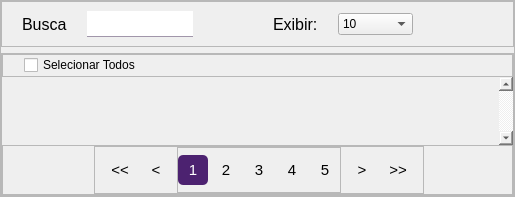
           <widget class="QFrame" name="frame_9">
            <property name="frameShape">
             <enum>QFrame::StyledPanel</enum>
            </property>
            <property name="frameShadow">
             <enum>QFrame::Raised</enum>
            </property>
            <layout class="QVBoxLayout" name="verticalLayout_5">
             <property name="leftMargin">
              <number>0</number>
             </property>
             <property name="topMargin">
              <number>0</number>
             </property>
             <property name="rightMargin">
              <number>0</number>
             </property>
             <property name="bottomMargin">
              <number>0</number>
             </property>
             <item>
              <widget class="QFrame" name="frame_10">
               <property name="maximumSize">
                <size>
                 <width>16777215</width>
                 <height>50</height>
                </size>
               </property>
               <property name="frameShape">
                <enum>QFrame::StyledPanel</enum>
               </property>
               <property name="frameShadow">
                <enum>QFrame::Raised</enum>
               </property>
               <layout class="QHBoxLayout" name="horizontalLayout_4">
                <property name="spacing">
                 <number>20</number>
                </property>
                <property name="leftMargin">
                 <number>20</number>
                </property>
                <property name="rightMargin">
                 <number>100</number>
                </property>
                <item>
                 <widget class="QLabel" name="lb_busca">
                  <property name="font">
                   <font>
                    <family>Arial</family>
                    <pointsize>12</pointsize>
                   </font>
                  </property>
                  <property name="text">
                   <string>Busca</string>
                  </property>
                 </widget>
                </item>
                <item>
                 <widget class="QLineEdit" name="input_busca">
                  <property name="sizePolicy">
                   <sizepolicy hsizetype="Expanding" vsizetype="Expanding">
                    <horstretch>0</horstretch>
                    <verstretch>0</verstretch>
                   </sizepolicy>
                  </property>
                  <property name="styleSheet">
                   <string notr="true">QLineEdit {
	border: none;
	border-bottom: 1px solid rgb(161, 150, 170)
}

QLineEdit:focus {
	border-bottom: 2px solid rgb(161, 150, 170)
}</string>
                  </property>
                 </widget>
                </item>
                <item>
                 <widget class="QPushButton" name="btn_busca">
                  <property name="maximumSize">
                   <size>
                    <width>40</width>
                    <height>40</height>
                   </size>
                  </property>
                  <property name="styleSheet">
                   <string notr="true">QPushButton {
	border:none;
	image: url(:/icons/icon_busca.png);
	padding: 6px
}

QPushButton:hover {
	padding: 4px
}

QPushButton:pressed {
	padding: 5px
}</string>
                  </property>
                  <property name="text">
                   <string/>
                  </property>
                 </widget>
                </item>
                <item>
                 <widget class="QLabel" name="lb_busca_2">
                  <property name="maximumSize">
                   <size>
                    <width>90</width>
                    <height>16777215</height>
                   </size>
                  </property>
                  <property name="font">
                   <font>
                    <family>Arial</family>
                    <pointsize>12</pointsize>
                   </font>
                  </property>
                  <property name="text">
                   <string>Exibir:</string>
                  </property>
                 </widget>
                </item>
                <item>
                 <widget class="QComboBox" name="comboBox">
                  <property name="minimumSize">
                   <size>
                    <width>75</width>
                    <height>0</height>
                   </size>
                  </property>
                  <property name="maximumSize">
                   <size>
                    <width>75</width>
                    <height>16777215</height>
                   </size>
                  </property>
                  <property name="styleSheet">
                   <string notr="true"/>
                  </property>
                  <item>
                   <property name="text">
                    <string>10</string>
                   </property>
                  </item>
                  <item>
                   <property name="text">
                    <string>25</string>
                   </property>
                  </item>
                  <item>
                   <property name="text">
                    <string>50</string>
                   </property>
                  </item>
                  <item>
                   <property name="text">
                    <string>100</string>
                   </property>
                  </item>
                 </widget>
                </item>
               </layout>
              </widget>
             </item>
             <item>
              <widget class="QFrame" name="frame_scroll">
               <property name="sizePolicy">
                <sizepolicy hsizetype="Preferred" vsizetype="Expanding">
                 <horstretch>0</horstretch>
                 <verstretch>0</verstretch>
                </sizepolicy>
               </property>
               <property name="frameShape">
                <enum>QFrame::StyledPanel</enum>
               </property>
               <property name="frameShadow">
                <enum>QFrame::Raised</enum>
               </property>
               <layout class="QVBoxLayout" name="verticalLayout_10">
                <property name="spacing">
                 <number>0</number>
                </property>
                <property name="leftMargin">
                 <number>0</number>
                </property>
                <property name="topMargin">
                 <number>0</number>
                </property>
                <property name="rightMargin">
                 <number>0</number>
                </property>
                <property name="bottomMargin">
                 <number>0</number>
                </property>
                <item>
                 <widget class="QFrame" name="frame_2">
                  <property name="sizePolicy">
                   <sizepolicy hsizetype="Preferred" vsizetype="Expanding">
                    <horstretch>0</horstretch>
                    <verstretch>0</verstretch>
                   </sizepolicy>
                  </property>
                  <property name="maximumSize">
                   <size>
                    <width>16777215</width>
                    <height>40</height>
                   </size>
                  </property>
                  <property name="frameShape">
                   <enum>QFrame::StyledPanel</enum>
                  </property>
                  <property name="frameShadow">
                   <enum>QFrame::Raised</enum>
                  </property>
                  <layout class="QHBoxLayout" name="horizontalLayout_5">
                   <property name="leftMargin">
                    <number>21</number>
                   </property>
                   <property name="topMargin">
                    <number>0</number>
                   </property>
                   <property name="rightMargin">
                    <number>0</number>
                   </property>
                   <property name="bottomMargin">
                    <number>0</number>
                   </property>
                   <item>
                    <widget class="QCheckBox" name="checkBox">
                     <property name="minimumSize">
                      <size>
                       <width>150</width>
                       <height>0</height>
                      </size>
                     </property>
                     <property name="maximumSize">
                      <size>
                       <width>110</width>
                       <height>16777215</height>
                      </size>
                     </property>
                     <property name="text">
                      <string>Selecionar Todos</string>
                     </property>
                    </widget>
                   </item>
                   <item>
                    <widget class="QLabel" name="lb_filtro">
                     <property name="font">
                      <font>
                       <family>Calibri</family>
                       <pointsize>13</pointsize>
                       <bold>false</bold>
                      </font>
                     </property>
                     <property name="styleSheet">
                      <string notr="true">margin-left: 15px</string>
                     </property>
                     <property name="text">
                      <string/>
                     </property>
                     <property name="alignment">
                      <set>Qt::AlignLeading|Qt::AlignLeft|Qt::AlignVCenter</set>
                     </property>
                    </widget>
                   </item>
                  </layout>
                 </widget>
                </item>
                <item>
                 <widget class="QScrollArea" name="scrollArea">
                  <property name="enabled">
                   <bool>true</bool>
                  </property>
                  <property name="styleSheet">
                   <string notr="true">border:none</string>
                  </property>
                  <property name="verticalScrollBarPolicy">
                   <enum>Qt::ScrollBarAlwaysOn</enum>
                  </property>
                  <property name="sizeAdjustPolicy">
                   <enum>QAbstractScrollArea::AdjustToContents</enum>
                  </property>
                  <property name="widgetResizable">
                   <bool>true</bool>
                  </property>
                  <property name="alignment">
                   <set>Qt::AlignLeading|Qt::AlignLeft|Qt::AlignTop</set>
                  </property>
                  <widget class="QWidget" name="scrollAreaWidgetContents">
                   <property name="geometry">
                    <rect>
                     <x>0</x>
                     <y>0</y>
                     <width>923</width>
                     <height>443</height>
                    </rect>
                   </property>
                   <layout class="QVBoxLayout" name="verticalLayout_9"/>
                  </widget>
                 </widget>
                </item>
                <item>
                 <widget class="QFrame" name="frame_12">
                  <property name="minimumSize">
                   <size>
                    <width>0</width>
                    <height>50</height>
                   </size>
                  </property>
                  <property name="frameShape">
                   <enum>QFrame::StyledPanel</enum>
                  </property>
                  <property name="frameShadow">
                   <enum>QFrame::Raised</enum>
                  </property>
                  <layout class="QHBoxLayout" name="horizontalLayout_6">
                   <property name="leftMargin">
                    <number>20</number>
                   </property>
                   <property name="topMargin">
                    <number>0</number>
                   </property>
                   <property name="rightMargin">
                    <number>17</number>
                   </property>
                   <property name="bottomMargin">
                    <number>0</number>
                   </property>
                   <item>
                    <spacer name="horizontalSpacer">
                     <property name="orientation">
                      <enum>Qt::Horizontal</enum>
                     </property>
                     <property name="sizeHint" stdset="0">
                      <size>
                       <width>40</width>
                       <height>20</height>
                      </size>
                     </property>
                    </spacer>
                   </item>
                   <item>
                    <widget class="QFrame" name="frame_paginacao">
                     <property name="minimumSize">
                      <size>
                       <width>0</width>
                       <height>0</height>
                      </size>
                     </property>
                     <property name="styleSheet">
                      <string notr="true">QPushButton {
	color: black;
border-radius: 5px;
}

QPushButton:hover {
	color: white;
	font-weight: 700;
	
	background-color: rgb(169, 144, 190)
}</string>
                     </property>
                     <property name="frameShape">
                      <enum>QFrame::StyledPanel</enum>
                     </property>
                     <property name="frameShadow">
                      <enum>QFrame::Raised</enum>
                     </property>
                     <layout class="QHBoxLayout" name="horizontalLayout_7">
                      <property name="leftMargin">
                       <number>10</number>
                      </property>
                      <property name="topMargin">
                       <number>0</number>
                      </property>
                      <property name="rightMargin">
                       <number>10</number>
                      </property>
                      <property name="bottomMargin">
                       <number>0</number>
                      </property>
                      <item>
                       <widget class="QPushButton" name="pag_inicio">
                        <property name="minimumSize">
                         <size>
                          <width>30</width>
                          <height>30</height>
                         </size>
                        </property>
                        <property name="maximumSize">
                         <size>
                          <width>30</width>
                          <height>30</height>
                         </size>
                        </property>
                        <property name="font">
                         <font>
                          <pointsize>11</pointsize>
                         </font>
                        </property>
                        <property name="styleSheet">
                         <string notr="true"/>
                        </property>
                        <property name="text">
                         <string>&lt;&lt;</string>
                        </property>
                       </widget>
                      </item>
                      <item>
                       <widget class="QPushButton" name="pag_anterior">
                        <property name="minimumSize">
                         <size>
                          <width>30</width>
                          <height>30</height>
                         </size>
                        </property>
                        <property name="maximumSize">
                         <size>
                          <width>30</width>
                          <height>30</height>
                         </size>
                        </property>
                        <property name="font">
                         <font>
                          <pointsize>11</pointsize>
                         </font>
                        </property>
                        <property name="styleSheet">
                         <string notr="true"/>
                        </property>
                        <property name="text">
                         <string>&lt;</string>
                        </property>
                       </widget>
                      </item>
                      <item>
                       <widget class="QFrame" name="frame_pagMeio">
                        <property name="sizePolicy">
                         <sizepolicy hsizetype="Minimum" vsizetype="Preferred">
                          <horstretch>0</horstretch>
                          <verstretch>0</verstretch>
                         </sizepolicy>
                        </property>
                        <property name="frameShape">
                         <enum>QFrame::StyledPanel</enum>
                        </property>
                        <property name="frameShadow">
                         <enum>QFrame::Raised</enum>
                        </property>
                        <layout class="QHBoxLayout" name="horizontalLayout_8">
                         <property name="spacing">
                          <number>3</number>
                         </property>
                         <property name="leftMargin">
                          <number>0</number>
                         </property>
                         <property name="topMargin">
                          <number>0</number>
                         </property>
                         <property name="rightMargin">
                          <number>0</number>
                         </property>
                         <property name="bottomMargin">
                          <number>0</number>
                         </property>
                         <item>
                          <widget class="QPushButton" name="pag_1">
                           <property name="minimumSize">
                            <size>
                             <width>30</width>
                             <height>30</height>
                            </size>
                           </property>
                           <property name="maximumSize">
                            <size>
                             <width>30</width>
                             <height>30</height>
                            </size>
                           </property>
                           <property name="font">
                            <font>
                             <pointsize>11</pointsize>
                            </font>
                           </property>
                           <property name="styleSheet">
                            <string notr="true">QPushButton{
	color: white;
	background-color: rgb(76, 34, 112);
}</string>
                           </property>
                           <property name="text">
                            <string>1</string>
                           </property>
                          </widget>
                         </item>
                         <item>
                          <widget class="QPushButton" name="pag_2">
                           <property name="minimumSize">
                            <size>
                             <width>30</width>
                             <height>30</height>
                            </size>
                           </property>
                           <property name="maximumSize">
                            <size>
                             <width>30</width>
                             <height>30</height>
                            </size>
                           </property>
                           <property name="font">
                            <font>
                             <pointsize>11</pointsize>
                            </font>
                           </property>
                           <property name="styleSheet">
                            <string notr="true"/>
                           </property>
                           <property name="text">
                            <string>2</string>
                           </property>
                          </widget>
                         </item>
                         <item>
                          <widget class="QPushButton" name="pag_3">
                           <property name="minimumSize">
                            <size>
                             <width>30</width>
                             <height>30</height>
                            </size>
                           </property>
                           <property name="maximumSize">
                            <size>
                             <width>30</width>
                             <height>30</height>
                            </size>
                           </property>
                           <property name="font">
                            <font>
                             <pointsize>11</pointsize>
                            </font>
                           </property>
                           <property name="styleSheet">
                            <string notr="true"/>
                           </property>
                           <property name="text">
                            <string>3</string>
                           </property>
                          </widget>
                         </item>
                         <item>
                          <widget class="QPushButton" name="pag_4">
                           <property name="minimumSize">
                            <size>
                             <width>30</width>
                             <height>30</height>
                            </size>
                           </property>
                           <property name="maximumSize">
                            <size>
                             <width>30</width>
                             <height>30</height>
                            </size>
                           </property>
                           <property name="font">
                            <font>
                             <pointsize>11</pointsize>
                            </font>
                           </property>
                           <property name="styleSheet">
                            <string notr="true"/>
                           </property>
                           <property name="text">
                            <string>4</string>
                           </property>
                          </widget>
                         </item>
                         <item>
                          <widget class="QPushButton" name="pag_5">
                           <property name="minimumSize">
                            <size>
                             <width>30</width>
                             <height>30</height>
                            </size>
                           </property>
                           <property name="maximumSize">
                            <size>
                             <width>30</width>
                             <height>30</height>
                            </size>
                           </property>
                           <property name="font">
                            <font>
                             <pointsize>11</pointsize>
                            </font>
                           </property>
                           <property name="styleSheet">
                            <string notr="true"/>
                           </property>
                           <property name="text">
                            <string>5</string>
                           </property>
                          </widget>
                         </item>
                        </layout>
                       </widget>
                      </item>
                      <item>
                       <widget class="QPushButton" name="pag_proximo">
                        <property name="minimumSize">
                         <size>
                          <width>30</width>
                          <height>30</height>
                         </size>
                        </property>
                        <property name="maximumSize">
                         <size>
                          <width>30</width>
                          <height>30</height>
                         </size>
                        </property>
                        <property name="font">
                         <font>
                          <pointsize>11</pointsize>
                         </font>
                        </property>
                        <property name="styleSheet">
                         <string notr="true"/>
                        </property>
                        <property name="text">
                         <string>&gt;</string>
                        </property>
                       </widget>
                      </item>
                      <item>
                       <widget class="QPushButton" name="pag_fim">
                        <property name="minimumSize">
                         <size>
                          <width>30</width>
                          <height>30</height>
                         </size>
                        </property>
                        <property name="maximumSize">
                         <size>
                          <width>30</width>
                          <height>30</height>
                         </size>
                        </property>
                        <property name="font">
                         <font>
                          <pointsize>11</pointsize>
                         </font>
                        </property>
                        <property name="styleSheet">
                         <string notr="true"/>
                        </property>
                        <property name="text">
                         <string>&gt;&gt;</string>
                        </property>
                       </widget>
                      </item>
                     </layout>
                    </widget>
                   </item>
                   <item>
                    <spacer name="horizontalSpacer_2">
                     <property name="orientation">
                      <enum>Qt::Horizontal</enum>
                     </property>
                     <property name="sizeHint" stdset="0">
                      <size>
                       <width>40</width>
                       <height>20</height>
                      </size>
                     </property>
                    </spacer>
                   </item>
                  </layout>
                 </widget>
                </item>
               </layout>
              </widget>
             </item>
            </layout>
           </widget>
